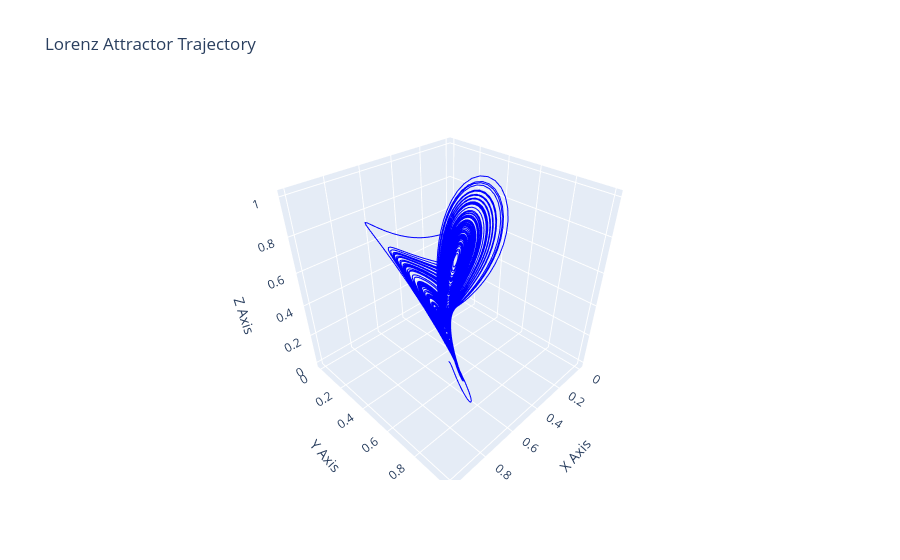

The notebook cell this image was saved under:
### Markdown cell above
# Plotting the Dataset

### Code cell
import plotly.graph_objects as go

fig = go.Figure(data=[go.Scatter3d(
    x=attractor_samp[:,0].numpy(), y=attractor_samp[:,1].numpy(), z=attractor_samp[:,2].numpy(),
    mode='lines',
    line=dict(color='blue', width=2)
)])

fig.update_layout(
    title='Lorenz Attractor Trajectory',
    scene=dict(
        xaxis_title='X Axis',
        yaxis_title='Y Axis',
        zaxis_title='Z Axis'
    )
)

### Figure 1 — Plotly figure (JSON) as saved in the notebook; plotly's stock layout.template omitted (floating-point values rounded to 4 significant figures; data arrays with more than 128 entries replaced by an {"elided": "..."} marker saying what was removed)
{"data": [{"line": {"color": "blue", "width": 2}, "mode": "lines", "type": "scatter3d", "x": {"elided": "10000 float values"}, "y": {"elided": "10000 float values"}, "z": {"elided": "10000 float values"}}], "layout": {"scene": {"xaxis": {"title": {"text": "X Axis"}}, "yaxis": {"title": {"text": "Y Axis"}}, "zaxis": {"title": {"text": "Z Axis"}}}, "title": {"text": "Lorenz Attractor Trajectory"}}}
